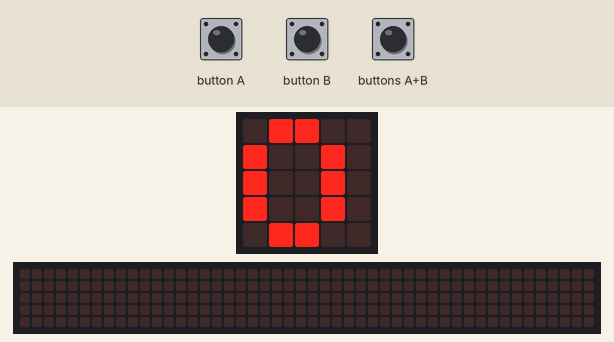
A program run on a simulated BBC micro:bit (MakeCode). Parts: the board's 5×5 LED display, a strip that is not on the board, showing the scrolling text unrolled. The inputs (shaded band) are chosen by the test bench. The 48×5 strip is a reading aid, not a part: it shows the text the display is scrolling, unrolled, one strip-width of it at a time.

Above: at 1.2 s.
1.3 s: buttons A+B pressed for 0.15 s
At 4.97 s:
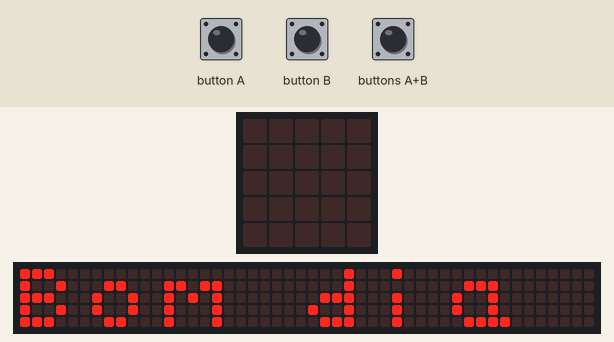
At 9.8 s:
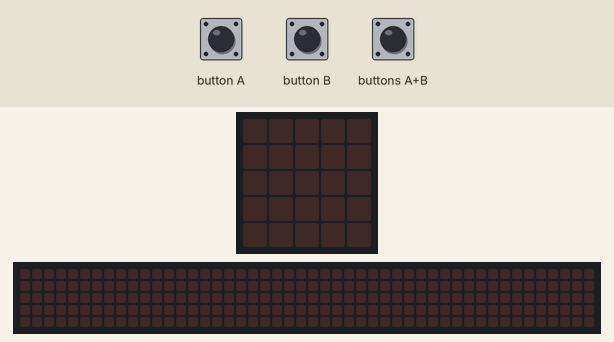
Timing chart, 0 to 10.1 s (numbered marks = the images above; inputs shaded):
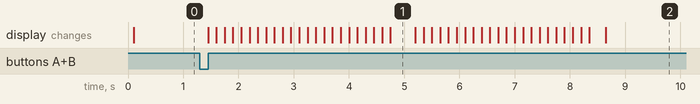

Measured:
- after the input at 1.3 s, the display: first changes after 0.15 s (image 1 shows a later state)
- what the display in image 1 shows lasts 0.4 s, from 4.8 s to 5.2 s

The program:

main.ts
```typescript
input.onButtonPressed(Button.A, function () {
    basic.showIcon(IconNames.Meh)
})
input.onGesture(Gesture.Shake, function () {
    basic.showArrow(ArrowNames.North)
})
input.onGesture(Gesture.ScreenUp, function () {
    basic.showNumber(0)
})
input.onGesture(Gesture.ScreenDown, function () {
    basic.showNumber(10)
})
input.onButtonPressed(Button.AB, function () {
    basic.showString("Bom dia")
})
input.onButtonPressed(Button.B, function () {
    basic.showIcon(IconNames.No)
})
```

test.ts
```typescript
// os teses vão aqui; isto não será compilado quando este pacote for usado como extensão.
```
